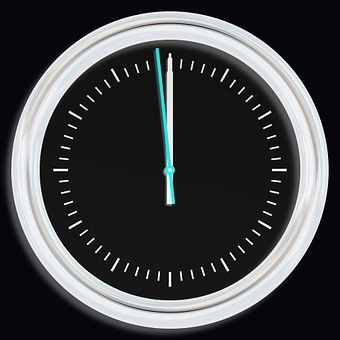
#> input picture notebooks/images/clock2.jpg, 340 x 340 px; the run also reads 4 pictures not shown here
$ jupyter execute --allow-errors 03_mathematical_morphology.ipynb
#> lines starting #> are read from the running program, lines starting #| are printed output that depends on the picture; after the words box and inside, x2 and y2 are one past the last pixel; in counts of white or black regions, pixels touching at a corner belong together
<style>
    pre {
        white-space: pre-wrap;
        word-wrap: break-word;
    }
</style>

<div style="display:flex; justify-content:space-around; align-items:center; background-color:#cccccc; padding:5px; border:2px solid #333333;">
    <a href="https://estudios.upct.es/grado/5251/inicio" target="_blank">

    <a href="https://www.um.es/web/estudios/grados/ciencia-ingenieria-datos/" target="_blank">

</div>

___
### **Sesión 9**
## Morfología Matemática para el Procesamiento de Imágenes

<!-- utilizar mejor el formato de cabecera "#" para que se numeren bien a la hora de generar el PDF -->
___

### Objetivos
- Comprender y aplicar las **operaciones básicas de morfología matemática** para el procesamiento de imágenes binarias.
- Utilizar **herramientas y transformaciones morfológicas más avanzadas** para una manipulación más detallada y precisa de las imágenes.
- Desarrollar la habilidad de **ajustar y optimizar** estas técnicas en escenarios prácticos.

### Contenidos
- [Revisión de Conceptos](#conceptos10)
- [Operaciones Morfológicas Básicas](#basicas10)
- [Transformaciones Hit-or-Miss y de Sombrero de Copa](#transforma10)
- [Herramientas Adicionales de Morfología](#adicionales10)
- [Morfología Geodésica](#geodesica10)
- [Morfología en Escala de Grises](#gris10)
- [Ejercicios de práctica](#ejercicios10)

<div style="page-break-before: always;"></div>

___
<a class='anchor' id='conceptos10'></a>

## Revisión de Conceptos

### *Erosión*

<div style="display:flex; justify-content:space-around; align-items:center;">

</div>
<p style="text-align: center;">Fuente: <a href="https://towardsdatascience.com/understanding-morphological-image-processing-and-its-operations-7bcf1ed11756">Understanding Morphological Image Processing and Its Operations</a></p>

### *Dilatación*
<div style="display:flex; justify-content:space-around; align-items:center;">

</div>
<p style="text-align: center;">Fuente: <a href="https://towardsdatascience.com/understanding-morphological-image-processing-and-its-operations-7bcf1ed11756">Understanding Morphological Image Processing and Its Operations</a></p>

### *Apertura y Cierre*
<div style="display:flex; justify-content:space-around; align-items:center;">

</div>
<p style="text-align: center;">Fuente: <a href="https://towardsdatascience.com/understanding-morphological-image-processing-and-its-operations-7bcf1ed11756">Understanding Morphological Image Processing and Its Operations</a></p>

<br>

<div style="page-break-before: always;"></div>

___
<a class='anchor' id='basicas10'></a>

## Operaciones Morfológicas Básicas

Las operaciones de [morfología matemática](https://en.wikipedia.org/wiki/Mathematical_morphology) son esenciales para procesar y analizar imágenes binarias, permitiendo modificar estructuras y mejorar segmentaciones. Transformaciones como dilatación, erosión, apertura y cierre ayudan a eliminar ruido, conectar componentes y extraer características clave. A continuación, se muestra cómo aplicar estas operaciones utilizando el módulo de morfología de *scikit-image* y, finalmente, también se muestran su uso en *OpenCV*.

### Erosión

La [erosión](https://en.wikipedia.org/wiki/Mathematical_morphology#Erosion) es una operación morfológica básica que reduce el tamaño de los objetos, suavizando los contornos y eliminando penínsulas, protuberancias y pequeños artefactos. El siguiente ejemplo muestra cómo hacer uso de la función `binary_erosion` para realizar una erosión morfológica en una imagen binaria.

[cell 1]
from skimage.io import imread
from skimage.color import rgb2gray
import matplotlib.pyplot as plt
from skimage.morphology import binary_erosion, footprint_rectangle

def plot_image(image, title='', cmap='gray', alpha=1.0):
    plt.imshow(image, cmap=cmap, alpha=alpha)
    plt.title(title, size=12)
    plt.axis('off')

# Cargar y convertir la imagen a escala de grises
image = rgb2gray(imread('images/clock2.jpg'))

# Crear una imagen binaria con un umbral fijo de 0.5
binary_image = (image > 0.5).astype(int)
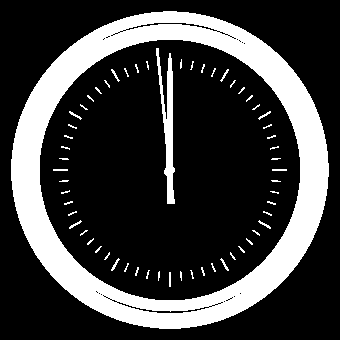
#> binary_image: shape (340, 340) int64; values 0 (black) and 1 (white), 24.1% white; 60 white regions (47 under 20 px), largest, box (x1, y1, x2, y2) and area: (11, 11, 329, 329) 25534, (156, 48, 175, 204) 1212, (111, 258, 120, 271) 34

# Aplicar erosión con un rectángulo de tamaño (1, 5)
eroded_image_1 = binary_erosion(binary_image, footprint_rectangle((1, 5)))
#> eroded_image_1: shape (340, 340) bool; 20.3% white; 38 white regions (34 under 20 px), largest, box (x1, y1, x2, y2) and area: (13, 11, 327, 329) 22921, (165, 71, 173, 204) 406, (55, 169, 66, 171) 22, (274, 169, 285, 171) 22

# Aplicar erosión con un rectángulo de tamaño (1, 15)
eroded_image_2 = binary_erosion(binary_image, footprint_rectangle((1, 15)))
#> eroded_image_2: shape (340, 340) bool; 14.2% white; 3 white regions (2 under 20 px), largest, box (x1, y1, x2, y2) and area: (18, 12, 322, 329) 16391

# Mostrar las imágenes
plt.figure(figsize=(12, 5))
plt.subplot(1, 3, 1); plot_image(binary_image, 'Original')
plt.subplot(1, 3, 2); plot_image(eroded_image_1, 'Erosión con tamaño (1, 5)')
plt.subplot(1, 3, 3); plot_image(eroded_image_2, 'Erosión con tamaño (1, 15)')
plt.tight_layout()
plt.show()

El resultado muestra cómo la erosión con diferentes tamaños de elementos estructurantes afecta una imagen binaria. En el primer caso, se utiliza un rectángulo delgado y pequeño, eliminando primero las marcas pequeñas del reloj. En el segundo caso, se emplea un rectángulo más amplio, lo que también erosiona las manecillas del reloj, mostrando cómo el tamaño del elemento estructurante influye en la extensión de la erosión aplicada a la imagen. A continuación, veremos cómo podemos implementar esta operación utilizando *NumPy*.

[cell 2]
import numpy as np

# [22 lines left out: function my_binary_erosion, not called in this run]

Como podemos ver, la erosión de una imagen implica reducir los objetos blancos aplicando el elemento estructurante a cada píxel de la imagen. En cada paso, si todos los píxeles bajo el elemento estructurante son blancos, el píxel central se mantiene blanco en la imagen resultante; de lo contrario, se vuelve negro.

### Dilatación

La [dilatación](https://en.wikipedia.org/wiki/Mathematical_morphology#Dilation) es otra operación morfológica básica que expande el tamaño de los objetos, para suavizar contornos así como cerrar agujeros y huecos en una imagen binaria. Esta operación es complementaria a la erosión. El siguiente código muestra un ejemplo de uso de la función `binary_dilation`.

[cell 3]
from skimage.morphology import binary_dilation, disk

# Cargar y procesar la imagen
image = imread('images/tagore.png', as_gray=True)
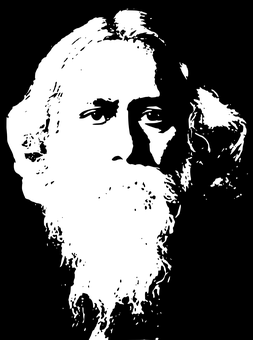
#> image: shape (340, 253) float64; min 0, max 1, mean 0.389
binary_image = (image > 0.5).astype(int)
#> binary_image: shape (340, 253) int64; values 0 (black) and 1 (white), 38.9% white; 95 white regions (82 under 20 px), largest, box (x1, y1, x2, y2) and area: (6, 10, 178, 340) 30686, (194, 87, 247, 161) 1173, (138, 115, 176, 164) 721

# Configurar la figura
plt.figure(figsize=(15, 5))

# Mostrar la imagen original
plt.subplot(1, 4, 1)
plot_image(binary_image, 'Original')

# Aplicar dilatación con discos de diferentes tamaños y mostrar los resultados
for i, d in enumerate([2, 4, 8], start=2):
    dilated_image = binary_dilation(binary_image, disk(d))
    plt.subplot(1, 4, i)
    plot_image(dilated_image, f'Dilatación con disco de {d}')

# Mostrar las imágenes
plt.tight_layout()
plt.show()

Como se puede observar, con un disco de tamaño moderado, se eliminan pequeños huecos del rostro. Al utilizar un disco mayor, se rellenan muchos más huecos, mostrando cómo la dilatación puede suavizar y conectar diferentes partes de una imagen binaria. Veámos ahora cómo implementar esta operación en *NumPy*.

[cell 4]
# [22 lines left out: function my_binary_dilation, not called in this run]

En la dilatación de una imagen, los objetos blancos se expanden aplicando el elemento estructurante a cada píxel. Si alguno de los píxeles bajo el elemento estructurante es blanco, el píxel central en la imagen resultante se establece como blanco; si no, se mantiene negro.

### Apertura y Cierre

La [apertura](https://en.wikipedia.org/wiki/Mathematical_morphology#Opening) es una operación morfológica formada por una erosión seguida de una dilatación utilizando el mismo elemento estructurante. Su finalidad es eliminar objetos pequeños y suavizar contornos, preservando en lo esencial la forma y el tamaño de las estructuras mayores de la imagen. De forma complementaria, el [cierre](https://en.wikipedia.org/wiki/Mathematical_morphology#Closing) consiste en una dilatación seguida de una erosión y se emplea para rellenar pequeños huecos, unir discontinuidades y suavizar irregularidades internas en las mismas estructuras. El siguiente bloque de código muestra cómo usar sus correspondientes funciones.

[cell 5]
from skimage.morphology import binary_opening, binary_closing

# Cargar y procesar la imagen
im = rgb2gray(imread('images/circles.jpg'))
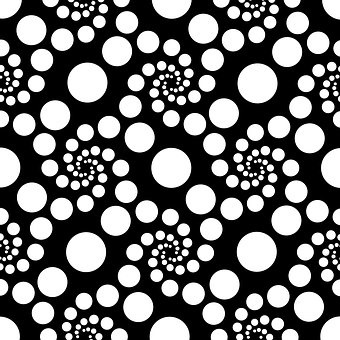
#> input picture notebooks/images/circles.jpg, 340 x 340 px
im = (im > 0.5).astype(int)
#> im: shape (340, 340) int64; values 0 (black) and 1 (white), 43.6% white; 303 white regions (74 under 20 px), largest, box (x1, y1, x2, y2) and area: (66, 232, 106, 272) 1262, (151, 148, 191, 188) 1258, (237, 232, 277, 272) 1258

# Aplicar apertura con un disco de tamaño 12
im1 = binary_opening(im, disk(12))
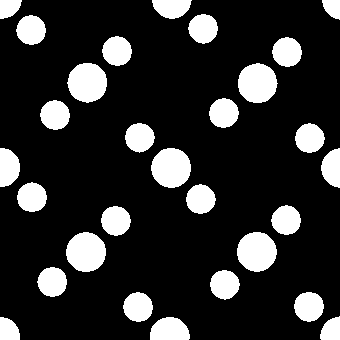
#> im1: shape (340, 340) bool; 18.2% white; 29 white regions, largest, box (x1, y1, x2, y2) and area: (151, 148, 191, 188) 1250, (66, 232, 106, 272) 1245, (237, 232, 277, 272) 1242

# Aplicar cierre con un disco de tamaño 6
im2 = binary_closing(im, disk(6))
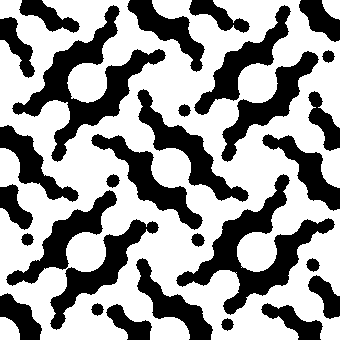
#> im2: shape (340, 340) bool; 60.8% white; 30 black regions, largest, box (x1, y1, x2, y2) and area: (12, 5, 166, 162) 5777, (176, 174, 335, 315) 5658, (137, 89, 249, 202) 2899

# Mostrar las imágenes
plt.figure(figsize=(12, 5))
plt.subplot(1, 3, 1); plot_image(im, 'Original')
plt.subplot(1, 3, 2); plot_image(im1, 'Apertura (disco 12)')
plt.subplot(1, 3, 3); plot_image(im2, 'Cierre (disco 6)')
plt.tight_layout()
plt.show()

Los resultados muestran que la operación de apertura con un disco de tamaño 12 conserva solo los círculos más grandes, eliminando los pequeños detalles. La operación de cierre con un disco de tamaño 6 rellena los pequeños huecos, uniformizando la imagen en general. A continuación, veamos el efecto de intercambiar estas operaciones de apertura y cierre por operaciones básicas de erosión y dilatación.

[cell 6]
# Aplicar erosión+dilatación (apertura) con un disco de tamaño 12
im3 = binary_erosion(im, disk(12))
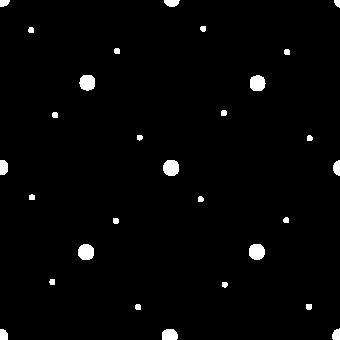
#> im3: shape (340, 340) bool; 2% white; 29 white regions, largest, box (x1, y1, x2, y2) and area: (163, 160, 179, 176) 216, (78, 244, 94, 260) 215, (249, 244, 265, 260) 214
im3 = binary_dilation(im3, disk(12))

# Aplicar dilatación+erosion (cierre) con un disco de tamaño 6
im4 = binary_dilation(im, disk(6))
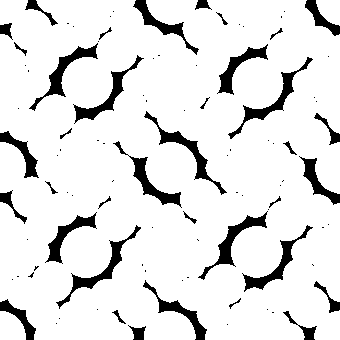
#> im4: shape (340, 340) bool; 88.9% white; 94 black regions (57 under 20 px), largest, box (x1, y1, x2, y2) and area: (56, 225, 141, 309) 824, (144, 111, 227, 195) 819, (228, 57, 313, 139) 816
im4 = binary_erosion(im4, disk(6))

# Mostrar las imágenes
plt.figure(figsize=(12, 5))
plt.subplot(1, 3, 1); plot_image(im, 'Original')
plt.subplot(1, 3, 2); plot_image(im3, 'Erosión+Dilatación (disco 12)')
plt.subplot(1, 3, 3); plot_image(im4, 'Dilatación+Erosión (disco 6)')
plt.tight_layout()
plt.show()

Como podemos observar, realizar manualmente una erosión seguida de una dilatación equivale a una apertura, y una dilatación seguida de una erosión equivale a un cierre. En ambos casos, el resultado es idéntico al de aplicar directamente las operaciones de apertura y cierre, siempre que se utilicen los mismos elementos estructurantes.

### Funciones de OpenCV

Todas estas operaciones también pueden ser aplicadas utilizando las funciones disponibles en la librería [*OpenCV*](https://docs.opencv.org/4.x/d9/d61/tutorial_py_morphological_ops.html). El siguiente código muestra un ejemplo de uso de cada una de estas transformaciones, utilizado un elemento estructurante rectangular de tamaño $5\times5$.

[cell 7]
import cv2

# Cargar y convertir la imagen a escala de grises
image = cv2.imread('images/clock2.jpg', cv2.IMREAD_GRAYSCALE)
#> image: shape (340, 340)

# Crear una imagen binaria con un umbral fijo de 0.5
_, binary_image = cv2.threshold(image, 127, 255, cv2.THRESH_BINARY)
#> binary_image: shape (340, 340); 24.1% white; 60 white regions (47 under 20 px), largest, box (x1, y1, x2, y2) and area: (11, 11, 329, 329) 25533, (156, 48, 175, 204) 1197, (111, 258, 120, 271) 34

# Definir elemento estructurante
struct_elem = cv2.getStructuringElement(cv2.MORPH_RECT, (5, 5))

# Aplicar erosión, dilatación, apertura y cierre
eroded_image = cv2.erode(binary_image, struct_elem)
#> eroded_image: shape (340, 340); 17.1% white; 2 white regions, box (x1, y1, x2, y2) and area: (13, 13, 327, 327) 19432, (166, 73, 172, 202) 353
dilated_image = cv2.dilate(binary_image, struct_elem)
#> dilated_image: shape (340, 340); 33% white; 60 white regions, largest, box (x1, y1, x2, y2) and area: (9, 9, 331, 331) 30502, (154, 46, 177, 206) 2151, (109, 256, 122, 273) 138
opened_image = cv2.morphologyEx(binary_image, cv2.MORPH_OPEN, struct_elem)
#> opened_image: shape (340, 340); 22.9% white; 2 white regions, box (x1, y1, x2, y2) and area: (11, 11, 329, 329) 25532, (164, 71, 174, 204) 917
closed_image = cv2.morphologyEx(binary_image, cv2.MORPH_CLOSE, struct_elem)
#> closed_image: shape (340, 340); 24.5% white; 60 white regions (47 under 20 px), largest, box (x1, y1, x2, y2) and area: (11, 11, 329, 329) 25878, (156, 48, 175, 204) 1287, (111, 258, 120, 271) 34

# Mostrar las imágenes
plt.figure(figsize=(15, 5))
plt.subplot(1, 5, 1); plot_image(binary_image, 'Original')
plt.subplot(1, 5, 2); plot_image(eroded_image, 'Erosión')
plt.subplot(1, 5, 3); plot_image(dilated_image, 'Dilatación')
plt.subplot(1, 5, 4); plot_image(opened_image, 'Apertura')
plt.subplot(1, 5, 5); plot_image(closed_image, 'Cierre')
plt.tight_layout()
plt.show()

<div style="page-break-before: always;"></div>

___
<a class='anchor' id='transforma10'></a>

## Transformaciones Hit-or-Miss y de Sombrero de Copa

Tras revisar las operaciones morfológicas básicas, es posible avanzar hacia transformaciones más especializadas que permiten detectar estructuras concretas y resaltar detalles sutiles dentro de una imagen. Entre ellas destacan las transformaciones de localización (hit-or-miss) y de sombrero de copa, que amplían la capacidad de análisis morfológico al facilitar la localización de patrones específicos y la extracción de elementos pequeños que pueden pasar desapercibidos con técnicas más simples. A continuación se describen en detalle cada una de estas transformaciones.

### Transformación de Localización

La transformación de localización ([hit-or-miss](https://en.wikipedia.org/wiki/Hit-or-miss_transform)) es una operación morfológica utilizada para identificar patrones en una imagen binaria. Se realiza en dos pasos: primero, se aplica una erosión a la imagen original utilizando un elemento estructurante diseñado para detectar el patrón deseado; segundo, se aplica una erosión al complemento de la imagen con un segundo elemento estructurante para filtrar las características del entorno del patrón. La intersección de estos resultados revela las posiciones donde el patrón buscado está presente en el primer plano con las características deseadas en el fondo. A continuación, se presenta un ejemplo práctico de uso con *scikit-image*, aplicado sobre una imagen sintética de ejemplo.

[cell 8]
import numpy as np
import matplotlib.pyplot as plt

def plot_image(image, title='', cmap='gray', alpha=1.0):
    plt.imshow(image, cmap=cmap, alpha=alpha)
    plt.title(title, size=12)
    plt.axis('off')

def create_synthetic_image(array_shape, num_rectangles, rect_height=50, rect_width=50, border_value=1, margin=10):
    """
    Crea una imagen sintética de ejemplo con rectángulos uniformemente distribuidos a lo largo de la diagonal.

    Parámetros:
        array_shape (tuple): Tamaño del array (altura, anchura).
        num_rectangles (int): Número de rectángulos a dibujar.
        rect_height (int): Altura de los rectángulos.
        rect_width (int): Anchura de los rectángulos.
        border_value (int): Valor de los píxeles de los bordes de los rectángulos.
        margin (int): Margen a dejar en los bordes del array.

    Retorna:
        np.array: Array con los bordes de los rectángulos dibujados.
    """
#> called with array_shape = (128, 128), num_rectangles = 4, rect_height = 50, rect_width = 50, border_value = 1, margin = 10
    array = np.zeros(array_shape, dtype=int)

    # Calcular el espacio disponible para distribuir los rectángulos
    available_height = array_shape[0] - 2 * margin - rect_height
    available_width = array_shape[1] - 2 * margin - rect_width

    step_x = available_height // (num_rectangles - 1) if num_rectangles > 1 else 0
    step_y = available_width // (num_rectangles - 1) if num_rectangles > 1 else 0

    for i in range(num_rectangles):
        start_x = margin + i * step_x
        start_y = margin + i * step_y

        # Dibujar el borde del rectángulo
        array[start_x, start_y:start_y + rect_width] = border_value  # Línea superior
        array[start_x + rect_height - 1, start_y:start_y + rect_width] = border_value  # Línea inferior
        array[start_x:start_x + rect_height, start_y] = border_value  # Línea izquierda
        array[start_x:start_x + rect_height, start_y + rect_width - 1] = border_value  # Línea derecha

    return array


# Crear una imagen sintética de ejemplo con bordes de rectángulos
im = create_synthetic_image(array_shape=(128, 128), num_rectangles=4)

# Mostrar la imagen
plt.figure(figsize=(10, 3.5)); plot_image(im, 'Imagen Sintética')
plt.tight_layout()
plt.show()
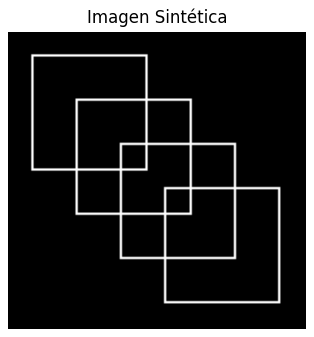
#> figure drawn by matplotlib, 1 panel

El fragmento de código anterior genera una imagen sintética con rectángulos distribuidos uniformemente a lo largo de la diagonal. Esta imagen servirá para ejemplificar la utilidad de la transformación de localización. Nuestro objetivo será detectar las esquinas inferiores izquierdas de los rectángulos presentes en la imagen.

[cell 9]
from skimage.morphology import binary_erosion

# Nos aseguramos que la imagen sea binaria
binary_image = (im > 0).astype(int)

# Definir los elementos estructurantes para detectar esquinas inferiores izquierdas
hit_structure = np.array([[0, 1, 0],
                          [0, 1, 1],
                          [0, 0, 0]], dtype=bool)

miss_structure = np.array([[1, 0, 0],
                           [1, 0, 0],
                           [1, 1, 1]], dtype=bool)

# Aplicar la transformada hit-or-miss
eroded_hit = binary_erosion(binary_image, hit_structure)
eroded_miss = binary_erosion(np.logical_not(binary_image), miss_structure)
hit_or_miss_result = eroded_hit & eroded_miss

# Mostrar las imágenes
plt.figure(figsize=(15, 5))
plt.subplot(1, 4, 1); plot_image(binary_image, 'Imagen Original')
plt.subplot(1, 4, 2); plot_image(eroded_hit, 'Erosión de Hit')
plt.subplot(1, 4, 3); plot_image(eroded_miss, 'Erosión de Miss')
plt.subplot(1, 4, 4); plot_image(hit_or_miss_result, 'Resultado Hit-or-Miss')
plt.tight_layout()
plt.show()
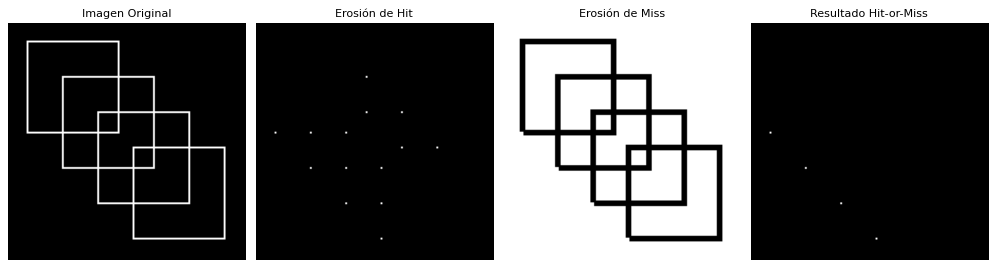
#> figure drawn by matplotlib, 4 panels

Para detectar las esquinas con la transformada *hit-or-miss*, definimos dos elementos estructurantes: *hit_structure*, que coincide con la configuración específica de la esquina, y *miss_structure*, que asegura que el área alrededor de la esquina esté libre de otras estructuras. Al aplicar la erosión con ambos elementos estructurantes y combinar los resultados, podemos localizar con precisión las esquinas inferiores izquierdas en la imagen.

### Transformación de Sombrero de Copa

La transformación de sombrero de copa ([top-hat](https://en.wikipedia.org/wiki/Top-hat_transform)) consta de dos pasos: primero, se identifican los objetos más pequeños de la imagen utilizando un elemento estructurante; segundo, se calcula la diferencia entre la imagen original y su apertura morfológica. Esto permite extraer pequeños elementos y detalles. Dependiendo de si los objetos detectados son los más brillantes o los más oscuros, la transformación de sombrero de copa se denomina blanca o negra. El siguiente fragmento de código muestra un ejemplo de uso utilizando el módulo de morfología de *scikit-image*.

[cell 10]
from skimage.io import imread
from skimage.morphology import white_tophat, black_tophat, footprint_rectangle

# Cargar y binarizar el canal alfa de la imagen
im = imread('images/tagore.png')[..., 3]
#> im: shape (340, 253)
binary_image = (im > 0.5).astype(int)
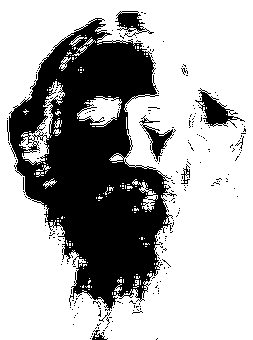
#> binary_image: shape (340, 253) int64; values 0 (black) and 1 (white), 67.8% white; 253 black regions (246 under 20 px), largest, box (x1, y1, x2, y2) and area: (7, 18, 173, 311) 25384, (195, 88, 245, 128) 673, (139, 115, 176, 162) 458

# Aplicar transformaciones de sombrero de copa blanca y negra
im1 = white_tophat(binary_image, footprint_rectangle((5,5)))
#> im1: shape (340, 253) int64; values 0 (black) and 1 (white), 6.3% white in thin lines or dots
im2 = black_tophat(binary_image, footprint_rectangle((5,5)))
#> im2: shape (340, 253) int64; values 0 (black) and 1 (white), 4.8% white in thin lines or dots
#> (the rest of the program and of its run is left out)
